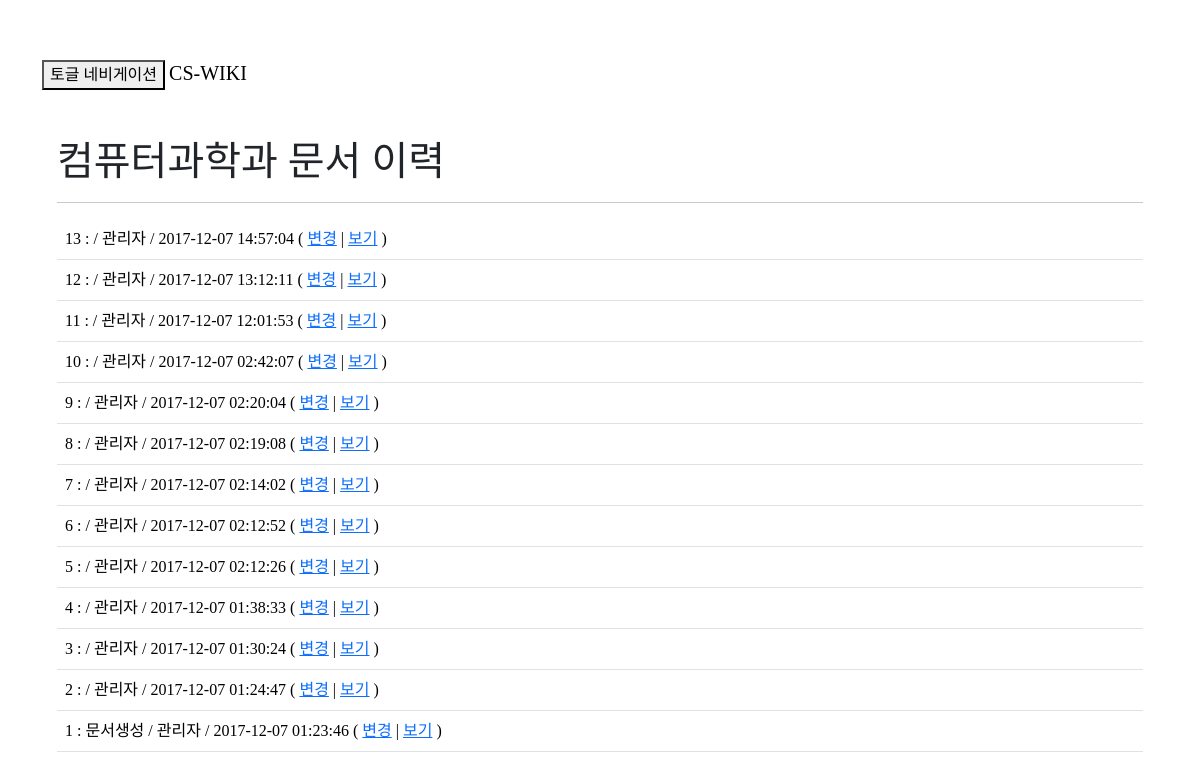
/history.php?title=컴퓨터과학과&ID=12, run on the app's committed database.
### tables this page shows
CREATE TABLE `cs_wiki_history` (
  `ID` int(10) NOT NULL,
  `page_id` int(10) NOT NULL,
  `text_id` int(10) NOT NULL,
  `writer` varchar(255) NOT NULL,
  `time` datetime NOT NULL,
  `exp` tinytext NOT NULL
);

### history.php (the view, shortened to what this page needs)
<?php
	include './page_form.php';
	$conn = getDB();
	if(!empty($_GET['ID'])){
		$sql = "SELECT ID,page_id,text_id,writer,time,exp FROM cs_wiki_history  WHERE page_id=".$_GET['ID']." ORDER BY ID DESC";
		$content = mysqli_query($conn,$sql);
    $num = mysqli_num_rows($content);
	}
?>
<body>
	<div class="container">
	  <div class="innercontainer">
			<h1 id="firstHeading" class="firstHeading"><?php echo htmlspecialchars($_GET["title"]); ?> 문서 이력</h1><hr/>
			<?php
			if($num!=0){
				echo '<table class="table table-hover">';
				while($row = mysqli_fetch_assoc($content)){
					echo '<tr><td>'.$num.' : '.$row['exp'].' / '.$row['writer'].' / '.$row['time'].' ( <a href="reback.php?num='.$num.'&title='.$_GET['title'].'&pageID='.$_GET['ID'].'&textID='.$row['text_id'].'">변경</a> | <a href="preview.php?textID='.$row['text_id'].'" target="_blank">보기</a> )';
					echo '</tr></td>';
					$num = $num-1;
				}
				echo '</table></div>';
			}
			?>
</body>
</html>

### css/style.css (style rules this page uses)
* { font-family: NanumGothic, 'Malgun Gothic'; }
body { padding-top: 50px; }
.innercontainer { padding: 40px 15px; text-align: left; }

### data on the page
cs_wiki_history: writer "관리자", time "2017-12-07 14:57:04"
cs_wiki_history: num "12", writer "관리자", time "2017-12-07 13:12:11"
cs_wiki_history: num "11", writer "관리자", time "2017-12-07 12:01:53"
cs_wiki_history: num "10", writer "관리자", time "2017-12-07 02:42:07"
cs_wiki_history: num "9", writer "관리자", time "2017-12-07 02:20:04"
cs_wiki_history: num "8", writer "관리자", time "2017-12-07 02:19:08"
cs_wiki_history: num "7", writer "관리자", time "2017-12-07 02:14:02"
cs_wiki_history: num "6", writer "관리자", time "2017-12-07 02:12:52"
cs_wiki_history: num "5", writer "관리자", time "2017-12-07 02:12:26"
cs_wiki_history: num "4", writer "관리자", time "2017-12-07 01:38:33"
cs_wiki_history: num "3", writer "관리자", time "2017-12-07 01:30:24"
cs_wiki_history: num "2", writer "관리자", time "2017-12-07 01:24:47"
cs_wiki_history: num "1", exp "문서생성", writer "관리자", time "2017-12-07 01:23:46"

### other printed values
$_GET["title"] "컴퓨터과학과"
